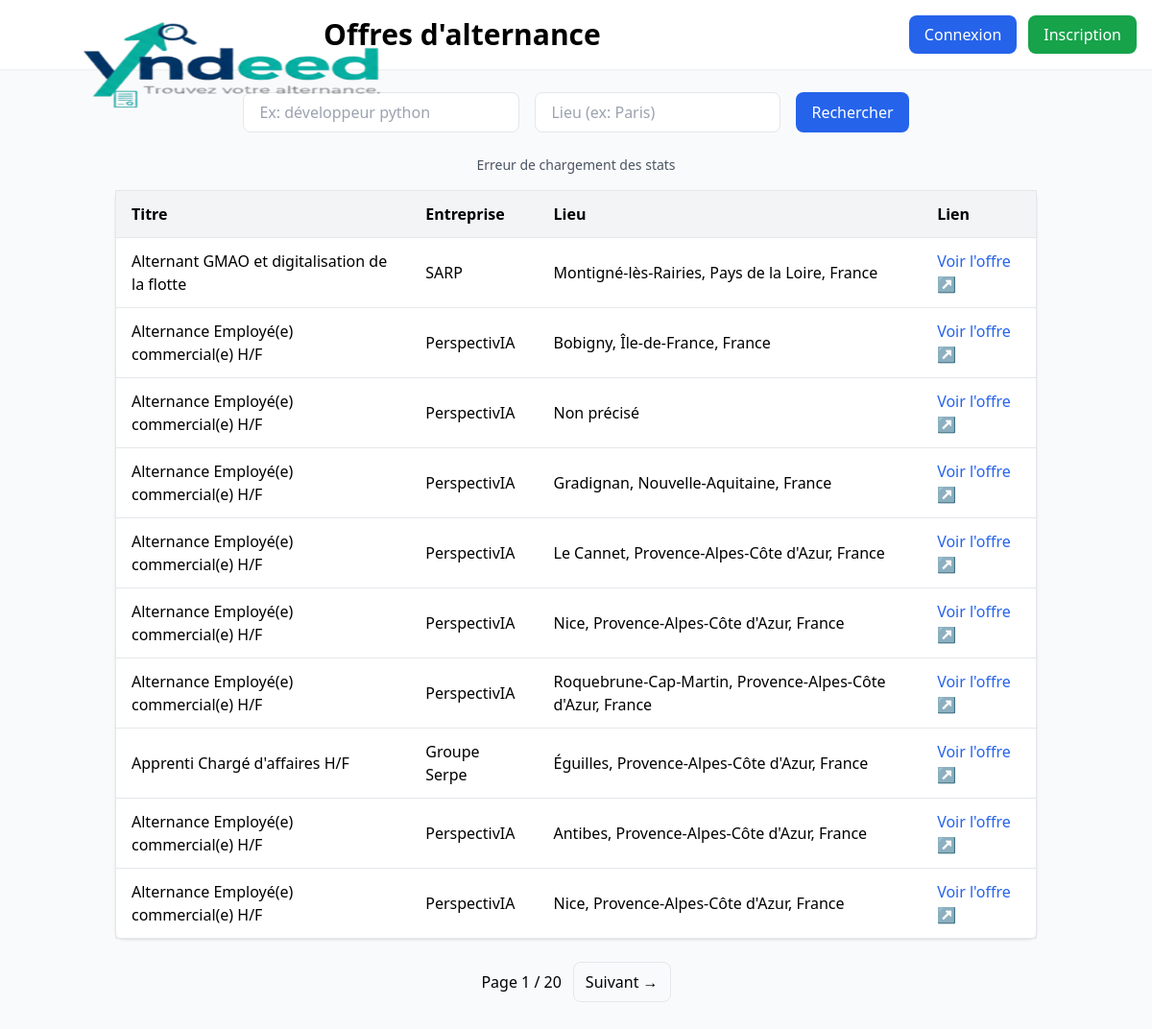
The page / on the database its author committed.
### AppYndeed/models.py (models this page shows, shortened)
class JobOffer(models.Model):
    title = models.CharField(max_length=255)
    company = models.CharField(max_length=255, null=True, blank=True)
    location = models.CharField(max_length=255, null=True, blank=True)
    job_url = models.URLField(unique=True)
    description = models.TextField(null=True, blank=True)
    date_posted = models.DateField(null=True, blank=True)
    created_at = models.DateTimeField(auto_now_add=True)
    class Meta:
        ordering = ['-date_posted', '-created_at']

### AppYndeed/views/index.py (the view)
# urls.py: path('', index, name='index'),
def index(request):
    keywords = request.GET.get("keywords", "")
    location = request.GET.get("location", "")
    jobs_query = JobOffer.objects.all()
    if keywords:
        jobs_query = jobs_query.filter(
            Q(title__icontains=keywords) |
            Q(description__icontains=keywords)
        )
    if location:
        jobs_query = jobs_query.filter(location__icontains=location)
    paginator = Paginator(jobs_query, 10)
    page_number = request.GET.get("page")
    page_obj = paginator.get_page(page_number)
    return render(
        request,
        "index.html",
        {
            "page_obj": page_obj,
            "keywords": keywords,
            "location": location
        },
    )

### AppYndeed/templates/index.html (shortened to what this page needs)
<!DOCTYPE html>
<html lang="fr">
<head>
  {% load static %}
  <script src="https://cdn.tailwindcss.com"></script>
</head>
<body class="bg-gray-50 min-h-screen">
<header class="relative w-full p-4 flex justify-between items-center mb-6 bg-white shadow-sm">
    <img
      class="absolute left-10"
      src="{% static 'img/deWided-Yndeed.png' %}"
      alt="Logo Yndeed"
      width="400"
      style="top: -2.5rem;"
    >
    <h1 class="text-3xl font-bold flex-1 text-center">
      Offres d'alternance
    </h1>
    <div class="flex gap-3">
      {% if user.is_authenticated %}
        <span class="text-sm text-gray-600">Bienvenue {{ user.email }}</span>
        <a href="{% url 'profile' %}" class="bg-blue-600 text-white px-4 py-2 rounded-lg hover:bg-blue-700">
          👤 Profil
        </a>
        <a href="{% url 'logout' %}" class="bg-red-600 text-white px-4 py-2 rounded-lg hover:bg-red-700">
          Déconnexion
        </a>
      {% else %}
        <a href="{% url 'login' %}" class="bg-blue-600 text-white px-4 py-2 rounded-lg hover:bg-blue-700">
          Connexion
        </a>
        <a href="{% url 'signup_step1' %}" class="bg-green-600 text-white px-4 py-2 rounded-lg hover:bg-green-700">
          Inscription
        </a>
      {% endif %}
    </div>
  </header>
  <main class="flex flex-col items-center pb-10">
    <form id="search-form" class="flex gap-4 mb-6">
      <div class="relative">
        <input
          type="text"
          id="location"
          name="location"
          placeholder="Lieu (ex: Paris)"
          value="{{ location }}"
          class="border rounded-lg px-4 py-2 w-64"
          autocomplete="off"
        />
      </div>
      <button
        type="submit"
        id="search-btn"
        class="bg-blue-600 text-white px-4 py-2 rounded-lg hover:bg-blue-700 flex items-center gap-2"
      >
        <span id="search-text">Rechercher</span>
      </button>
    </form>
    <div id="stats-container" class="mb-4 text-sm text-gray-600">
      <span id="stats-loading">Chargement des statistiques...</span>
    </div>
    <div class="w-11/12 md:w-4/5">
      <table class="min-w-full bg-white border border-gray-200 rounded-lg shadow">
        <thead class="bg-gray-100">
          <tr>
            <th class="py-3 px-4 text-left font-semibold">Titre</th>
            <th class="py-3 px-4 text-left font-semibold">Entreprise</th>
            <th class="py-3 px-4 text-left font-semibold">Lieu</th>
            <th class="py-3 px-4 text-left font-semibold">Lien</th>
          </tr>
        </thead>
        <tbody id="jobs-table-body">
          {% for job in page_obj %}
          <tr class="border-t hover:bg-gray-50">
            <td class="py-3 px-4">{{ job.title }}</td>
            <td class="py-3 px-4">{{ job.company|default:"Inconnu" }}</td>
            <td class="py-3 px-4">{{ job.location|default:"Non précisé" }}</td>
            <td class="py-3 px-4">
              {% if job.job_url %}
                <a href="{{ job.job_url }}" target="_blank" class="text-blue-600 hover:underline">
                  Voir l'offre ↗
                </a>
              {% else %}
                N/A
              {% endif %}
            </td>
          </tr>
          {% endfor %}
        </tbody>
      </table>
      <div id="pagination" class="flex justify-center items-center gap-3 mt-6">
        <span>Page {{ page_obj.number }} / {{ page_obj.paginator.num_pages }}</span>
        {% if page_obj.has_next %}
          <a href="?page={{ page_obj.next_page_number }}&keywords={{ keywords }}&location={{ location }}"
             class="px-3 py-2 border rounded-lg hover:bg-blue-100">
            Suivant →
          </a>
        {% endif %}
      </div>
    </div>
  </main>
</body>
</html>

### rows shown on the page
JobOffer: title "Alternant GMAO et digitalisation de la flotte", company "SARP", location "Montigné-lès-Rairies, Pays de la Loire, France"
JobOffer: title "Alternance Employé(e) commercial(e) H/F", company "PerspectivIA", location "Bobigny, Île-de-France, France"
JobOffer: title "Alternance Employé(e) commercial(e) H/F", company "PerspectivIA", location "Non précisé"
JobOffer: title "Alternance Employé(e) commercial(e) H/F", company "PerspectivIA", location "Gradignan, Nouvelle-Aquitaine, France"
JobOffer: title "Alternance Employé(e) commercial(e) H/F", company "PerspectivIA", location "Le Cannet, Provence-Alpes-Côte d'Azur, France"
JobOffer: title "Alternance Employé(e) commercial(e) H/F", company "PerspectivIA", location "Nice, Provence-Alpes-Côte d'Azur, France"
JobOffer: title "Alternance Employé(e) commercial(e) H/F", company "PerspectivIA", location "Roquebrune-Cap-Martin, Provence-Alpes-Côte d'Azur, France"
JobOffer: title "Apprenti Chargé d'affaires H/F", company "Groupe Serpe", location "Éguilles, Provence-Alpes-Côte d'Azur, France"
JobOffer: title "Alternance Employé(e) commercial(e) H/F", company "PerspectivIA", location "Antibes, Provence-Alpes-Côte d'Azur, France"
JobOffer: title "Alternance Employé(e) commercial(e) H/F", company "PerspectivIA", location "Nice, Provence-Alpes-Côte d'Azur, France"

### other values the page prints
{{ page_obj.number }} "1"
{{ page_obj.paginator.num_pages }} "20"
